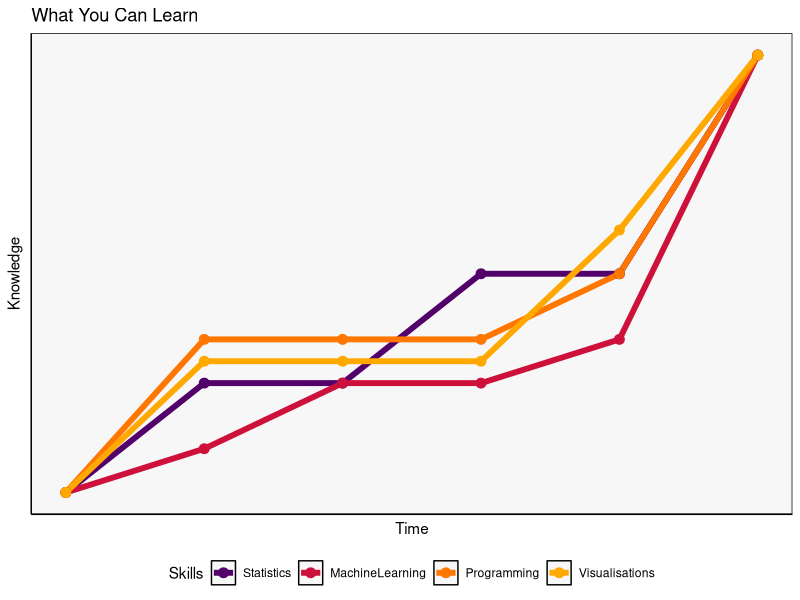
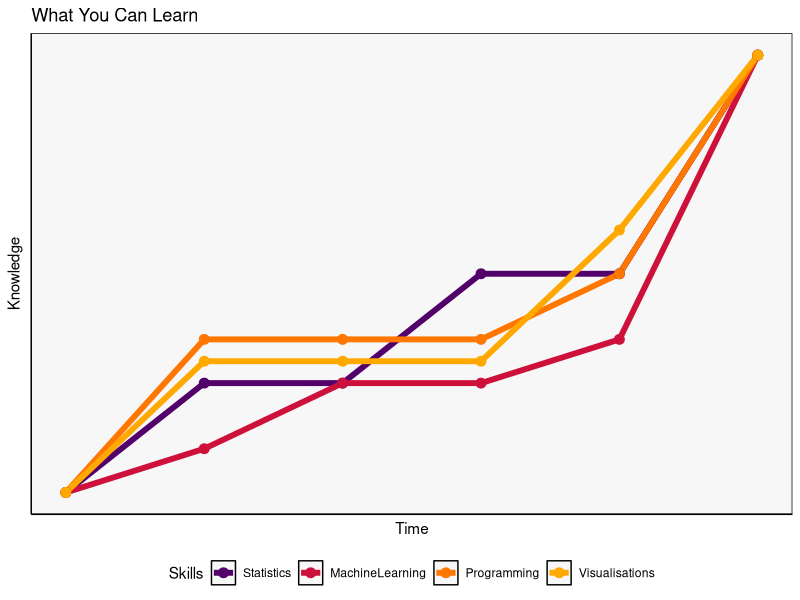

The R script that drew these images, in order:
##############################################################################
# Script name: index-plot.R
# Purpose: Creating the plot for my website
# Author: Phillip Hungerford
# Date Created: 2021-07-24
# Copyright (c) Phillip Hungerford, 2021
# Email: phillip.hungerford@gmail.com
##############################################################################
# Notes:
# This is to create a plot as a title for my website on github.
# Objective: line graph with beautiful colours.
##############################################################################
options(scipen = 6, digits = 4) 

##############################################################################
# Dependencies: 
library(ggplot2)

##############################################################################
# Create data for plot
df <- data.frame(x = seq(0,5,1),
                 Statistics = c(0,25,25,50,50,100),
                 MachineLearning = c(0,10,25,25,35,100),
                 Programming = c(0,35,35,35,50,100),
                 Visualisations = c(0,30,30,30,60,100)
)

# Tidy data for ggplot
mdf <- reshape2::melt(df, id.var = "x")

# Rename variable to provide more meaning
names(mdf)[names(mdf) == "variable"] <- "Skills"

#=============================================================================
# Plot characteristics
# Colour palette from (https://colorhunt.co/palette/52006acd113bff7600ffa900)
colors <- c("#52006A", "#CD113B", "#FF7600", "#FFA900")
size_line <- 2
size_point <- 3

# Build plot
p <- 
  ggplot(mdf, (aes(x = x, y=value, color = Skills))) + 
  
  geom_line(size=size_line) + 
  geom_point(size=size_point) +
  scale_color_manual(values=colors) + 
  labs(title = "What You Can Learn", y="Knowledge",x = "Time") + 
  
  theme(panel.grid.major = element_blank(), panel.grid.minor = element_blank(),
        panel.background = element_rect(fill = "#f7f7f7", colour = "black"), axis.line = element_line(colour = "black"), legend.position="bottom",
        axis.text.x=element_blank(),
        axis.ticks.x=element_blank(),
        axis.text.y=element_blank(),
        axis.ticks.y=element_blank())

# Preview & save
print(p)
ggsave(filename = 'index-plot-r.png', dpi = 320, width = 101.6/5, height=57.15/5, units="cm", limitsize = F)
##############################################################################
#################################### END #####################################
##############################################################################